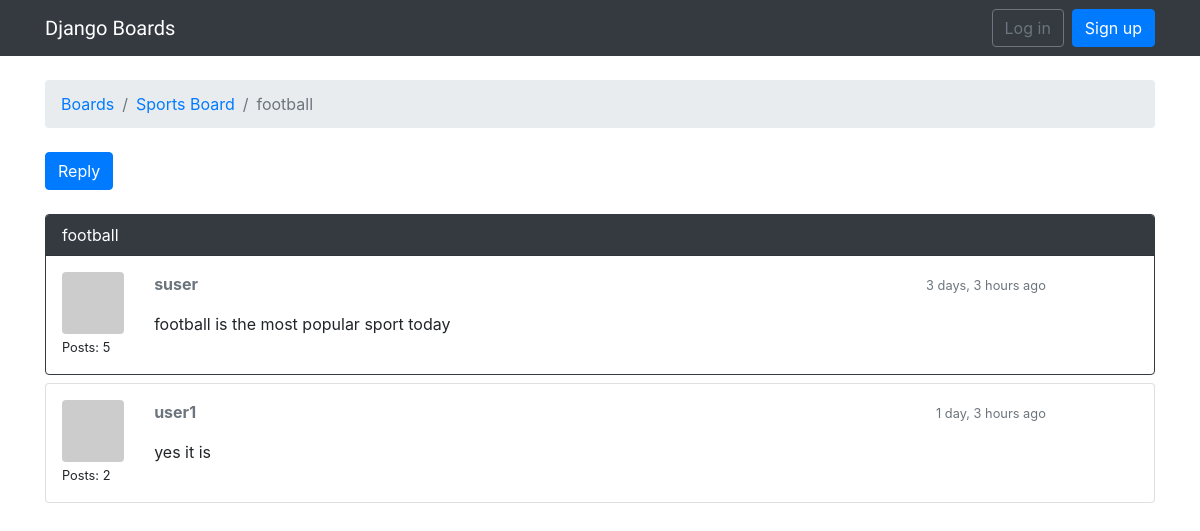
Before: /boards/1/topics/5/ with the older database file.
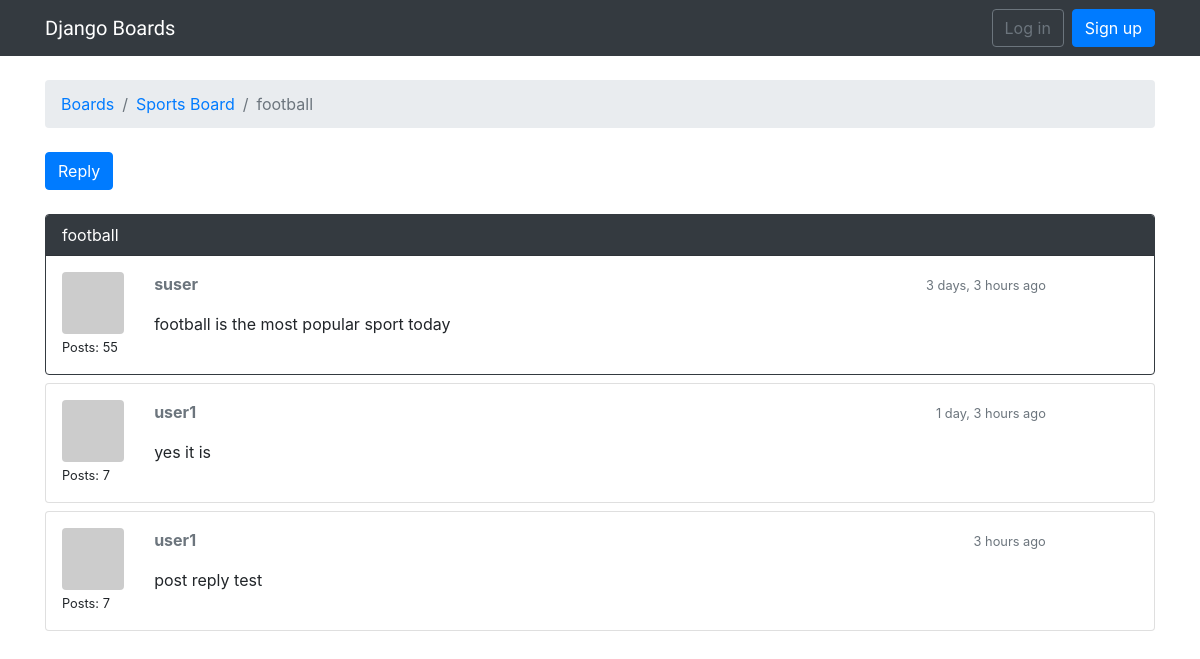
After: the same page with the newer database file.
### boards/models.py (models this page shows, shortened)
class Topic(models.Model):
    subject = models.CharField(max_length=30)
    last_update = models.DateTimeField(auto_now_add=True)
    board = models.ForeignKey('Board', related_name='topics', on_delete=models.CASCADE)
    starter = models.ForeignKey(User, related_name='topics', on_delete=models.CASCADE)
    views = models.PositiveIntegerField(default=0)

class Board(models.Model):
    name = models.CharField(max_length=30)
    descrption = models.CharField(max_length=100)

class Post(models.Model):
    message = models.TextField(max_length=4000)
    created_at = models.DateTimeField(auto_now_add=True)
    updated_at = models.DateTimeField(null=True)
    topic = models.ForeignKey(Topic, related_name='posts', on_delete=models.CASCADE)
    created_by = models.ForeignKey(User, related_name='posts', on_delete=models.CASCADE)
    updated_by = models.ForeignKey(User, null=True , related_name='+', on_delete=models.CASCADE)
    def get_message_as_markdown(self):
        return mark_safe(markdown(self.message, safe_mode='escape'))

### boards/views.py (the view)
# urls.py: path('boards/<int:pk>/topics/<int:topic_pk>/',views.PostListView.as_view(), name='topic_posts'),
class PostListView(ListView):
    model = Post
    context_object_name = 'posts'
    template_name = 'topic_posts.html'
    paginate_by = 4
    def get_context_data(self, **kwargs):
        session_key = 'viewed_topic_{}'.format(self.topic.pk)
        if not self.request.session.get(session_key, False):
            self.topic.views += 1
            self.topic.save()
            self.request.session[session_key] = True
        kwargs['topic'] = self.topic
        return super().get_context_data(**kwargs)
    def get_queryset(self):
        self.topic = get_object_or_404(Topic, board__pk=self.kwargs.get('pk'), pk=self.kwargs.get('topic_pk'))
        queryset = self.topic.posts.order_by('created_at')
        return queryset

### boards/templatetags/gravatar.py (called while the page is built)
@register.filter
def gravatar(user):
    email = user.email.lower().encode('utf-8')
    default = 'mm'
    size = 256
    url = 'https://www.gravatar.com/avatar/{md5}?{params}'.format(
        md5=hashlib.md5(email).hexdigest(),
        params=urlencode({'d': default, 's': str(size)})
    )
    return url

### templates/topic_posts.html (shortened to what this page needs)
{% extends 'base.html' %}
{% load humanize %}
{% load gravatar %}
{% load static %}
{% block breadcrumb %}
  <li class="breadcrumb-item"><a href="{% url 'home' %}">Boards</a></li>
  <li class="breadcrumb-item"><a href="{% url 'board_topics' topic.board.pk %}">{{ topic.board.name }}</a></li>
  <li class="breadcrumb-item active">{{ topic.subject }}</li>
{% endblock %}
{% block content %}
  <div class="mb-4">
    <a href="{% url 'reply_topic' topic.board.pk topic.pk %}" class="btn btn-primary" role="button">Reply</a>
  </div>
  {% for post in posts %}
      <div class="card mb-2 {% if forloop.first %}border-dark{% endif %}">
        {% if forloop.first %}
          <div class="card-header text-white bg-dark py-2 px-3">{{ topic.subject }}</div>
        {% endif %}
      <div class="card-body p-3">
        <div class="row">
          <div class="col-1">
            <img src="{{ post.created_by|gravatar }}" alt="{{ post.created_by.username }}" class="w-100 rounded">
            <small>Posts: {{ post.created_by.posts.count }}</small>
          </div>
          <div class="col-10">
            <div class="row mb-3">
              <div class="col-6">
                <strong class="text-muted">{{ post.created_by.username }}</strong>
              </div>
              <div class="col-6 text-right">
                <small class="text-muted">{{ post.created_at|naturaltime }}</small>
              </div>
            </div>
            {{ post.get_message_as_markdown }}
          </div>
        </div>
      </div>
    </div>
  {% endfor %}
{% endblock %}

### templates/base.html (shortened to what this page needs)
{% load static %}
<!DOCTYPE html>
<html>
  <head>
    <link rel="stylesheet" href="{% static 'css/app.css' %}">
    <link rel="stylesheet" href="{% static 'css/bootstrap.min.css' %}">
  </head>
  <body>
  {% block body %}
  <nav class="navbar navbar-expand-sm navbar-dark bg-dark">
    <div class="container">
      <a class="navbar-brand" href="{% url 'home' %}">Django Boards</a>
      <div class="collapse navbar-collapse" id="mainMenu">
        {% if user.is_authenticated %}
          <ul class="navbar-nav ml-auto">
            <li class="nav-item dropdown">
              <a class="nav-link dropdown-toggle" href="#" id="userMenu" data-toggle="dropdown" aria-haspopup="true" aria-expanded="false">
                {{ user.username }}
              </a>
              <div class="dropdown-menu dropdown-menu-right" aria-labelledby="userMenu">
                <a class="dropdown-item" href="#">My account</a>
                <a class="dropdown-item" href="{% url 'password_change' %}">Change password</a>
                <div class="dropdown-divider"></div>
                <a class="dropdown-item" href="{% url 'logout' %}">Log out</a>
              </div>
            </li>
          </ul>
        {% else %}
          <form class="form-inline ml-auto">
            <a href="{% url 'login' %}" class="btn btn-outline-secondary">Log in</a>
            <a href="{% url 'signup' %}" class="btn btn-primary ml-2">Sign up</a>
          </form>
        {% endif %}
      </div>
    </div>
  </nav>    <div class="container">
      <ol class="breadcrumb my-4">
        {% block breadcrumb %}
        {% endblock %}
      </ol>
      {% block content %}
      {% endblock %}
    </div>
  {% endblock body %}
  </body>
</html>

### static/css/app.css (style rules this page uses)
.navbar-brand { font-family: 'Sigmar One', cursive; }

Changed rows visible on the page:
computed for Post "football is the most popular sport today": created_by.posts.count "5" → "55"
computed for Post "yes it is": created_by.posts.count "2" → "7"
added Post: created_by.posts.count "7", created_by.username "user1", created_at "3 hours ago", get_message_as_markdown "post reply test"
